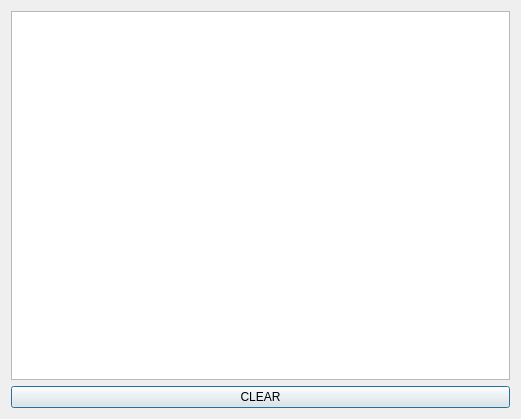
<?xml version="1.0" encoding="UTF-8"?>
<ui version="4.0">
 <class>CDebug</class>
 <widget class="QDialog" name="CDebug">
  <property name="geometry">
   <rect>
    <x>0</x>
    <y>0</y>
    <width>521</width>
    <height>419</height>
   </rect>
  </property>
  <property name="windowTitle">
   <string>Debug WIndow</string>
  </property>
  <layout class="QVBoxLayout" name="verticalLayout_2">
   <item>
    <layout class="QVBoxLayout" name="verticalLayout">
     <item>
      <widget class="QListWidget" name="lw_debug"/>
     </item>
    </layout>
   </item>
   <item>
    <widget class="QPushButton" name="pb_clearLwDebug">
     <property name="text">
      <string>CLEAR</string>
     </property>
    </widget>
   </item>
  </layout>
 </widget>
 <resources/>
 <connections/>
</ui>
